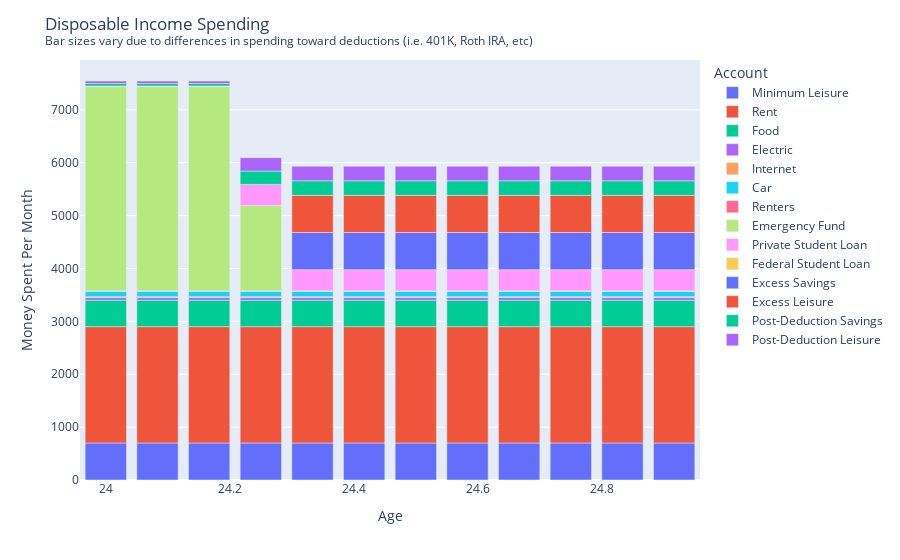

The cell this chart's notebook holds for it:
### Code cell
# Extract the required columns
plot_dat = results['Paycheck Only Spending'].with_columns((pl.col("Years") + current_age).alias("Age")).drop("Years").filter(pl.col("Age") < current_age+look_ahead_years)

# Plot each account value over the years
fig = px.bar(plot_dat.melt(id_vars="Age").rename(mapping={"variable" : "Account"}), x="Age", y="value", color='Account')

# Update layout and show the plot
fig.update_layout(title = "Disposable Income Spending <br><sup>Bar sizes vary due to differences in spending toward deductions (i.e. 401K, Roth IRA, etc)</sup>", xaxis_title='Age', yaxis_title='Money Spent Per Month')
fig.show()

### Figure 1 — Plotly figure (JSON) as saved in the notebook; plotly's stock layout.template omitted (floating-point values rounded to 4 significant figures)
{"data": [{"alignmentgroup": "True", "hovertemplate": "Account=Minimum Leisure<br>Age=%{x}<br>value=%{y}<extra></extra>", "legendgroup": "Minimum Leisure", "marker": {"color": "#636efa", "pattern": {"shape": ""}}, "name": "Minimum Leisure", "offsetgroup": "Minimum Leisure", "orientation": "v", "showlegend": true, "textposition": "auto", "type": "bar", "x": [24, 24.08, 24.17, 24.25, 24.33, 24.42, 24.5, 24.58, 24.67, 24.75, 24.83, 24.92], "xaxis": "x", "y": [700, 700, 700, 700, 700, 700, 700, 700, 700, 700, 700, 700], "yaxis": "y"}, {"alignmentgroup": "True", "hovertemplate": "Account=Rent<br>Age=%{x}<br>value=%{y}<extra></extra>", "legendgroup": "Rent", "marker": {"color": "#EF553B", "pattern": {"shape": ""}}, "name": "Rent", "offsetgroup": "Rent", "orientation": "v", "showlegend": true, "textposition": "auto", "type": "bar", "x": [24, 24.08, 24.17, 24.25, 24.33, 24.42, 24.5, 24.58, 24.67, 24.75, 24.83, 24.92], "xaxis": "x", "y": [2200, 2200, 2200, 2200, 2200, 2200, 2200, 2200, 2200, 2200, 2200, 2200], "yaxis": "y"}, {"alignmentgroup": "True", "hovertemplate": "Account=Food<br>Age=%{x}<br>value=%{y}<extra></extra>", "legendgroup": "Food", "marker": {"color": "#00cc96", "pattern": {"shape": ""}}, "name": "Food", "offsetgroup": "Food", "orientation": "v", "showlegend": true, "textposition": "auto", "type": "bar", "x": [24, 24.08, 24.17, 24.25, 24.33, 24.42, 24.5, 24.58, 24.67, 24.75, 24.83, 24.92], "xaxis": "x", "y": [500, 500, 500, 500, 500, 500, 500, 500, 500, 500, 500, 500], "yaxis": "y"}, {"alignmentgroup": "True", "hovertemplate": "Account=Electric<br>Age=%{x}<br>value=%{y}<extra></extra>", "legendgroup": "Electric", "marker": {"color": "#ab63fa", "pattern": {"shape": ""}}, "name": "Electric", "offsetgroup": "Electric", "orientation": "v", "showlegend": true, "textposition": "auto", "type": "bar", "x": [24, 24.08, 24.17, 24.25, 24.33, 24.42, 24.5, 24.58, 24.67, 24.75, 24.83, 24.92], "xaxis": "x", "y": [50, 50, 50, 50, 50, 50, 50, 50, 50, 50, 50, 50], "yaxis": "y"}, {"alignmentgroup": "True", "hovertemplate": "Account=Internet<br>Age=%{x}<br>value=%{y}<extra></extra>", "legendgroup": "Internet", "marker": {"color": "#FFA15A", "pattern": {"shape": ""}}, "name": "Internet", "offsetgroup": "Internet", "orientation": "v", "showlegend": true, "textposition": "auto", "type": "bar", "x": [24, 24.08, 24.17, 24.25, 24.33, 24.42, 24.5, 24.58, 24.67, 24.75, 24.83, 24.92], "xaxis": "x", "y": [17.5, 17.5, 17.5, 17.5, 17.5, 17.5, 17.5, 17.5, 17.5, 17.5, 17.5, 17.5], "yaxis": "y"}, {"alignmentgroup": "True", "hovertemplate": "Account=Car<br>Age=%{x}<br>value=%{y}<extra></extra>", "legendgroup": "Car", "marker": {"color": "#19d3f3", "pattern": {"shape": ""}}, "name": "Car", "offsetgroup": "Car", "orientation": "v", "showlegend": true, "textposition": "auto", "type": "bar", "x": [24, 24.08, 24.17, 24.25, 24.33, 24.42, 24.5, 24.58, 24.67, 24.75, 24.83, 24.92], "xaxis": "x", "y": [100, 100, 100, 100, 100, 100, 100, 100, 100, 100, 100, 100], "yaxis": "y"}, {"alignmentgroup": "True", "hovertemplate": "Account=Renters<br>Age=%{x}<br>value=%{y}<extra></extra>", "legendgroup": "Renters", "marker": {"color": "#FF6692", "pattern": {"shape": ""}}, "name": "Renters", "offsetgroup": "Renters", "orientation": "v", "showlegend": true, "textposition": "auto", "type": "bar", "x": [24, 24.08, 24.17, 24.25, 24.33, 24.42, 24.5, 24.58, 24.67, 24.75, 24.83, 24.92], "xaxis": "x", "y": [10, 10, 10, 10, 10, 10, 10, 10, 10, 10, 10, 10], "yaxis": "y"}, {"alignmentgroup": "True", "hovertemplate": "Account=Emergency Fund<br>Age=%{x}<br>value=%{y}<extra></extra>", "legendgroup": "Emergency Fund", "marker": {"color": "#B6E880", "pattern": {"shape": ""}}, "name": "Emergency Fund", "offsetgroup": "Emergency Fund", "orientation": "v", "showlegend": true, "textposition": "auto", "type": "bar", "x": [24, 24.08, 24.17, 24.25, 24.33, 24.42, 24.5, 24.58, 24.67, 24.75, 24.83, 24.92], "xaxis": "x", "y": [3872.0, 3872.0, 3872.0, 1613.0, 0, 0, 0, 0, 0, 0, 0, 0], "yaxis": "y"}, {"alignmentgroup": "True", "hovertemplate": "Account=Private Student Loan<br>Age=%{x}<br>value=%{y}<extra></extra>", "legendgroup": "Private Student Loan", "marker": {"color": "#FF97FF", "pattern": {"shape": ""}}, "name": "Private Student Loan", "offsetgroup": "Private Student Loan", "orientation": "v", "showlegend": true, "textposition": "auto", "type": "bar", "x": [24, 24.08, 24.17, 24.25, 24.33, 24.42, 24.5, 24.58, 24.67, 24.75, 24.83, 24.92], "xaxis": "x", "y": [0, 0, 0, 400, 400, 400, 400, 400, 400, 400, 400, 400], "yaxis": "y"}, {"alignmentgroup": "True", "hovertemplate": "Account=Federal Student Loan<br>Age=%{x}<br>value=%{y}<extra></extra>", "legendgroup": "Federal Student Loan", "marker": {"color": "#FECB52", "pattern": {"shape": ""}}, "name": "Federal Student Loan", "offsetgroup": "Federal Student Loan", "orientation": "v", "showlegend": true, "textposition": "auto", "type": "bar", "x": [24, 24.08, 24.17, 24.25, 24.33, 24.42, 24.5, 24.58, 24.67, 24.75, 24.83, 24.92], "xaxis": "x", "y": [0, 0, 0, 0, 0, 0, 0, 0, 0, 0, 0, 0], "yaxis": "y"}, {"alignmentgroup": "True", "hovertemplate": "Account=Excess Savings<br>Age=%{x}<br>value=%{y}<extra></extra>", "legendgroup": "Excess Savings", "marker": {"color": "#636efa", "pattern": {"shape": ""}}, "name": "Excess Savings", "offsetgroup": "Excess Savings", "orientation": "v", "showlegend": true, "textposition": "auto", "type": "bar", "x": [24, 24.08, 24.17, 24.25, 24.33, 24.42, 24.5, 24.58, 24.67, 24.75, 24.83, 24.92], "xaxis": "x", "y": [0, 0, 0, 0, 702.9, 702.9, 702.9, 702.9, 702.9, 702.9, 702.9, 702.9], "yaxis": "y"}, {"alignmentgroup": "True", "hovertemplate": "Account=Excess Leisure<br>Age=%{x}<br>value=%{y}<extra></extra>", "legendgroup": "Excess Leisure", "marker": {"color": "#EF553B", "pattern": {"shape": ""}}, "name": "Excess Leisure", "offsetgroup": "Excess Leisure", "orientation": "v", "showlegend": true, "textposition": "auto", "type": "bar", "x": [24, 24.08, 24.17, 24.25, 24.33, 24.42, 24.5, 24.58, 24.67, 24.75, 24.83, 24.92], "xaxis": "x", "y": [0, 0, 0, 0, 702.9, 702.9, 702.9, 702.9, 702.9, 702.9, 702.9, 702.9], "yaxis": "y"}, {"alignmentgroup": "True", "hovertemplate": "Account=Post-Deduction Savings<br>Age=%{x}<br>value=%{y}<extra></extra>", "legendgroup": "Post-Deduction Savings", "marker": {"color": "#00cc96", "pattern": {"shape": ""}}, "name": "Post-Deduction Savings", "offsetgroup": "Post-Deduction Savings", "orientation": "v", "showlegend": true, "textposition": "auto", "type": "bar", "x": [24, 24.08, 24.17, 24.25, 24.33, 24.42, 24.5, 24.58, 24.67, 24.75, 24.83, 24.92], "xaxis": "x", "y": [47.67, 47.67, 47.67, 252.2, 275, 275, 275, 275, 275, 275, 275, 275], "yaxis": "y"}, {"alignmentgroup": "True", "hovertemplate": "Account=Post-Deduction Leisure<br>Age=%{x}<br>value=%{y}<extra></extra>", "legendgroup": "Post-Deduction Leisure", "marker": {"color": "#ab63fa", "pattern": {"shape": ""}}, "name": "Post-Deduction Leisure", "offsetgroup": "Post-Deduction Leisure", "orientation": "v", "showlegend": true, "textposition": "auto", "type": "bar", "x": [24, 24.08, 24.17, 24.25, 24.33, 24.42, 24.5, 24.58, 24.67, 24.75, 24.83, 24.92], "xaxis": "x", "y": [47.67, 47.67, 47.67, 252.2, 275, 275, 275, 275, 275, 275, 275, 275], "yaxis": "y"}], "layout": {"barmode": "relative", "legend": {"title": {"text": "Account"}, "tracegroupgap": 0}, "margin": {"t": 60}, "title": {"text": "Disposable Income Spending <br><sup>Bar sizes vary due to differences in spending toward deductions (i.e. 401K, Roth IRA, etc)</sup>"}, "xaxis": {"anchor": "y", "domain": [0, 1], "title": {"text": "Age"}}, "yaxis": {"anchor": "x", "domain": [0, 1], "title": {"text": "Money Spent Per Month"}}}}
